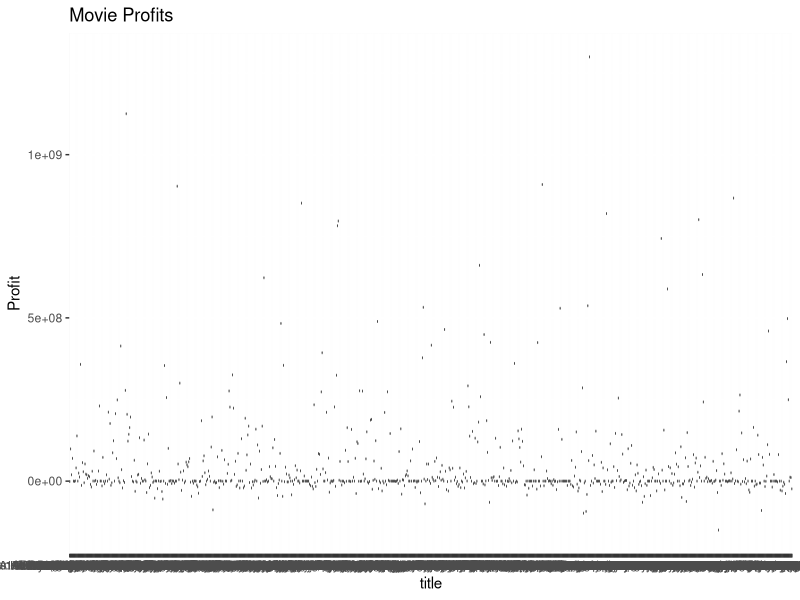
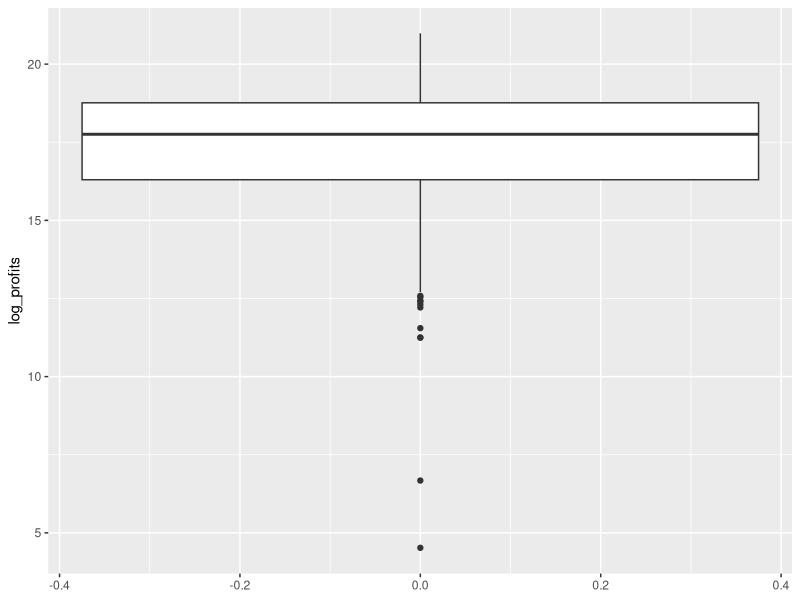
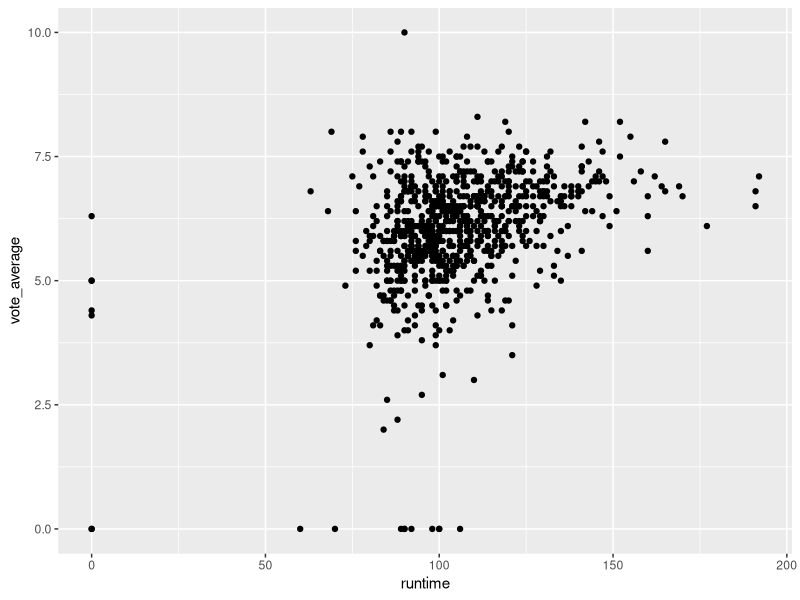
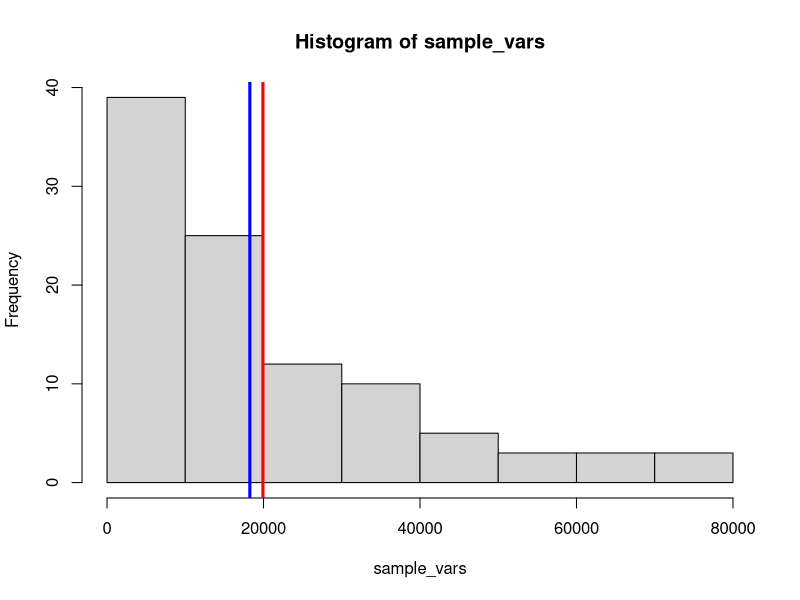
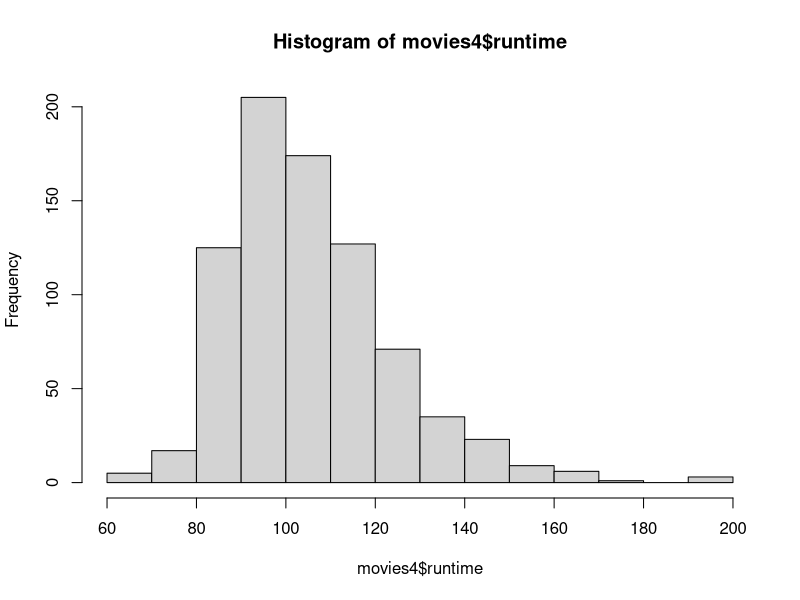
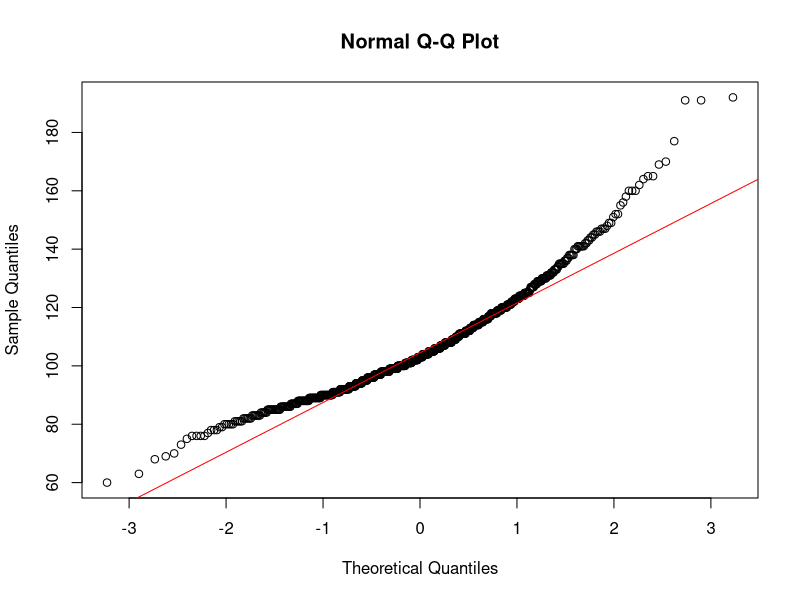
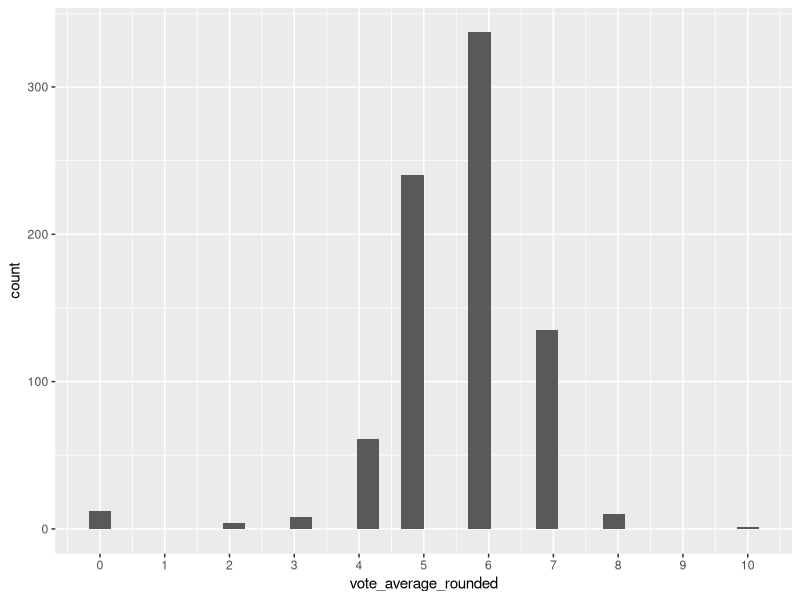
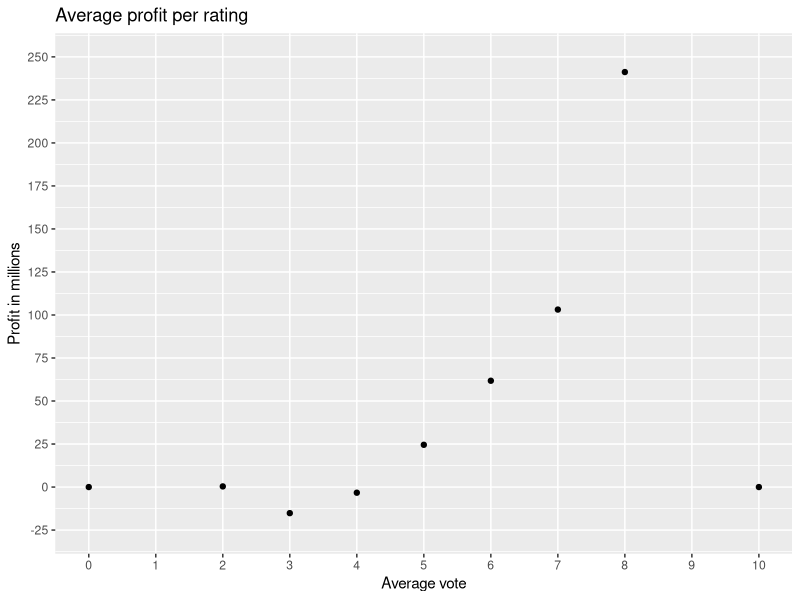

R code for these plots, in order:
## ---- chunk 1
knitr::opts_chunk$set(echo = TRUE)
## ---- chunk 2
#install.packages("readr")
#install.packages("tidyverse")
library(tidyverse)
library(readr)
movies4 = read_tsv("movies4.tsv")
movies4 %>%
  count(index)
movies4
#808 observations
#19 variables
#19 subjects
#A subject consists of a multitude of information about a movie, from the title to the release year to the head actor to the vote average.
## ---- chunk 3
#Nominal variables: keywords, original_language, title, genre, first_actor, first_actor_gender, director_first_name, director_gender

#Ordinal variables: NA

#Interval variables: index, release_date, release_year, release_month, release_day

#Ratio variables: budget, popularity, revenue, runtime, vote_average, vote_count 
## ---- chunk 4
movies4 = read_tsv("movies4.tsv")
movies4 = movies4 %>%
  mutate(profits=revenue-budget)

profit_summary = movies4 %>%
  summarise(mean_profit=mean(profits, na.rm=T),
            median_profit=median(profits, na.rm=T),
            max_profit=max(profits, na.rm=T),
            min_profit=min(profits, na.rm=T)
            )
profit_summary

## ---- chunk 5
movies4 = read_tsv("movies4.tsv")

movies4 = movies4 %>%
  mutate(profits=revenue-budget)

movies4_highest = movies4 %>%
  filter(profits==max(profits, na.rm=T))%>%
  select(title, profits)
movies4_highest

movies4_lowest = movies4 %>%
  filter(profits==min(profits, na.rm=T))%>%
  select(title, profits)
movies4_lowest

## ---- chunk 6
library (ggplot2)

boxplot_profits<-ggplot(movies4, aes(x = title, y = profits)) +
  geom_boxplot() +
  labs(title="Movie Profits",
       y="Profit")
boxplot_profits

quartiles = quantile(movies4$profits)
quartiles
## ---- chunk 7
movies4 = read_tsv("movies4.tsv")
movies4 = movies4 %>%
  mutate(profits=revenue-budget)
movies4 =movies4%>%
  mutate(log_profits=log(profits))

movies4%>%
  summarise(mean(log_profits, na.rm=T))
## ---- chunk 8
movies4=read_tsv("movies4.tsv")
movies4=movies4%>%
  mutate(profits=revenue-budget)%>%
  mutate(log_profits = ifelse(profits <= 0, NA, log(profits)))
movies4

movies4%>%
  summarise(mean(log_profits, na.rm=T))

ggplot(movies4, aes(y=log_profits)) +
  geom_boxplot()



## ---- chunk 9

ggplot(movies4, aes(x=runtime, y=vote_average)) +
  geom_point()

## ---- chunk 10
#WRITE YOUR CODE HERE
library(tidyverse)

y<- movies4 %>%
  group_by(first_actor)%>%
  count(first_actor)%>%
  arrange(desc(n))

head(y,2)

## ---- chunk 11
#WRITE YOUR CODE HERE
z<- movies4%>%
  group_by(first_actor)%>%
  summarise(mean_r = mean(revenue, na.rm = TRUE))
z = slice(z, -(1:64))
head(z,1)

mean_revenue = mean(movies4$revenue)
mean_revenue
## ---- chunk 12
mean(y$n)
## ---- chunk 13
library(tidyverse)

movies4 <- movies4 %>%
  mutate(profit_in_millions = profits / 1000000)

variance <- var(movies4$profit_in_millions)

variance

## ---- chunk 14
set.seed(56564)
movies_sample <- movies4[sample(nrow(movies4), 25), ]

variance_sample <- var(movies_sample$profit_in_millions)

variance_sample

variance

## ---- chunk 15
set.seed(293)
sample_vars<- c()
for(i in 1:100){
  mov_samp<- slice_sample(movies4, n=25)
  sample_vars[i]<- var(mov_samp$profit_in_millions)
  
}
print(sample_vars[1:9])
min(sample_vars)
max(sample_vars)
## ---- chunk 16
hist(sample_vars)
abline(v=mean(sample_vars),
              col = "red",
              lwd = 3)
abline(v=sd(sample_vars),
       col="blue",
       lwd = 3)
cat("mean = ", mean(sample_vars), "\n")
cat("standard deviation =",sd(sample_vars))
mean(sample_vars)
sd(sample_vars)

## ---- chunk 17
library(tidyverse)
library(readr)
movies4
movies_thriller <- movies4 %>%
  filter(genre=="Thriller")%>%
  summarise(
    n=n(),
    mean_runtime=mean(runtime, na.rm=T),
    sd_runtime=sd(runtime, na.rm=T),
    se=sd_runtime/sqrt(n()),
    t_critical=qt(0.995, df=n-1),
    ci_lower=mean_runtime-t_critical*se,
    ci_upper=mean_runtime+t_critical*se)%>%
  print()


## ---- chunk 18

movies4 <- movies4%>%
  mutate(runtime = ifelse(runtime == 0, NA, runtime))

movies_thrillerb <- movies4 %>%
  filter(genre == "Thriller")

mean_runtime_thriller = mean(movies_thrillerb$runtime, na.rm = T)
n = sum(!is.na(movies_thrillerb$runtime))
sd_thriller = sd(movies_thrillerb$runtime, na.rm = T)
se_thriller = sd_thriller/ sqrt(n)
z_value = qnorm(0.995)

lowerbound = mean_runtime_thriller-z_value * se_thriller
upperbound = mean_runtime_thriller+z_value * se_thriller
print(c(lowerbound,upperbound))

data.frame(
  Methode = c("a","b"),
  Lower = c(movies_thriller$ci_lower, lowerbound),
  Upper = c(movies_thriller$ci_upper, upperbound)
)

interval_a = movies_thriller$ci_upper - movies_thriller$ci_lower
interval_b = upperbound-lowerbound

interval_a > interval_b
## ---- chunk 19
sample_var = var(movies4$runtime, na.rm = T)
n <- sum(!is.na(movies4$runtime))                
H0 = 500
chi_square = ((n-1)*sample_var)/H0
a = 0.05
critl = qchisq(a/2, df=n-1)
crith = qchisq(1-a/2, df = n-1)
if (chi_square<critl|chi_square>crith){
  conc = "reject H0"
}else{
  conc = "accept H0"
}
conc

## ---- chunk 20
hist(movies4$runtime)
qqnorm(movies4$runtime)
qqline(movies4$runtime, col = "red")

## ---- chunk 21
#WRITE YOUR CODE HERE
movies4 <- movies4%>%
  mutate(vote_average_rounded = floor(vote_average))

ggplot(movies4, aes(x= vote_average_rounded)) +
  scale_x_continuous(breaks = seq(0,10, by = 1))+
  geom_histogram()
  

## ---- chunk 22
movies_mean_per_vote <- movies4 %>%
  group_by(vote_average_rounded) %>%
  summarise(Mean_profit_per_vote = mean(profit_in_millions))

ggplot(movies_mean_per_vote, aes(x = vote_average_rounded, y= Mean_profit_per_vote))+
  scale_x_continuous(breaks = seq(0,10, by = 1), minor_breaks = F)+
  scale_y_continuous(breaks = seq(-50, 250, 25), limits = c(-25,250)) +
  labs(x = "Average vote",
       y = "Profit in millions",
       title = "Average profit per rating")+
  geom_point()

movies_mean_per_vote[8,2]

## ---- chunk 23
mean_profit_per_year <- movies4%>%
  group_by(release_year)%>%
  summarise(mean_profit_per_year = mean(profit_in_millions),
            n = n(),
            sd = sd(profit_in_millions),
            se = sd / sqrt(n),
            t_value = qt(0.975, df = n-1),
            lowerbound = mean_profit_per_year - t_value * se,
            upperbound = mean_profit_per_year + t_value * se,
            .groups = "drop")

ggplot(mean_profit_per_year, aes(x = release_year,y = mean_profit_per_year))+
  geom_point()+
  scale_x_continuous(breaks = seq(1990,2016, by = 2))+
  scale_y_continuous(breaks = seq(-50,350, by = 50))+
  labs(x = "Release year",
       y = "Profit in million euro",
       title = "Mean profit per year with 95% confidence interval")+
  geom_errorbar(aes(ymin = lowerbound,
                    ymax = upperbound))
## ---- chunk 24

lm_profit = (lm(movies4$profits ~ movies4$budget))
summary(lm_profit)
## ---- chunk 25
coef(lm_profit)["movies4$budget"]
## ---- chunk 26
summary_lm <- summary(lm_profit)

t_value <- summary_lm$coefficients["movies4$budget", "t value"]
p_value <- summary_lm$coefficients["movies4$budget", "Pr(>|t|)"]

p_value_one_sided <- p_value / 2

t_value
p_value_one_sided

## ---- chunk 27
#WRITE YOUR CODE HERE

## ---- chunk 28
#WRITE YOUR CODE HERE

## ---- chunk 29
#WRITE YOUR CODE HERE

## ---- chunk 30
#WRITE YOUR CODE HERE

## ---- chunk 31
#WRITE YOUR CODE HERE

## ---- chunk 32
#WRITE YOUR CODE HERE

## ---- chunk 33
#WRITE YOUR CODE HERE

## ---- chunk 34
#WRITE YOUR CODE HERE

## ---- chunk 35
#WRITE YOUR CODE HERE

## ---- chunk 36
#WRITE YOUR CODE HERE

## ---- chunk 37
#WRITE YOUR CODE HERE

## ---- chunk 38
#WRITE YOUR CODE HERE

## ---- chunk 39
#WRITE YOUR CODE HERE

